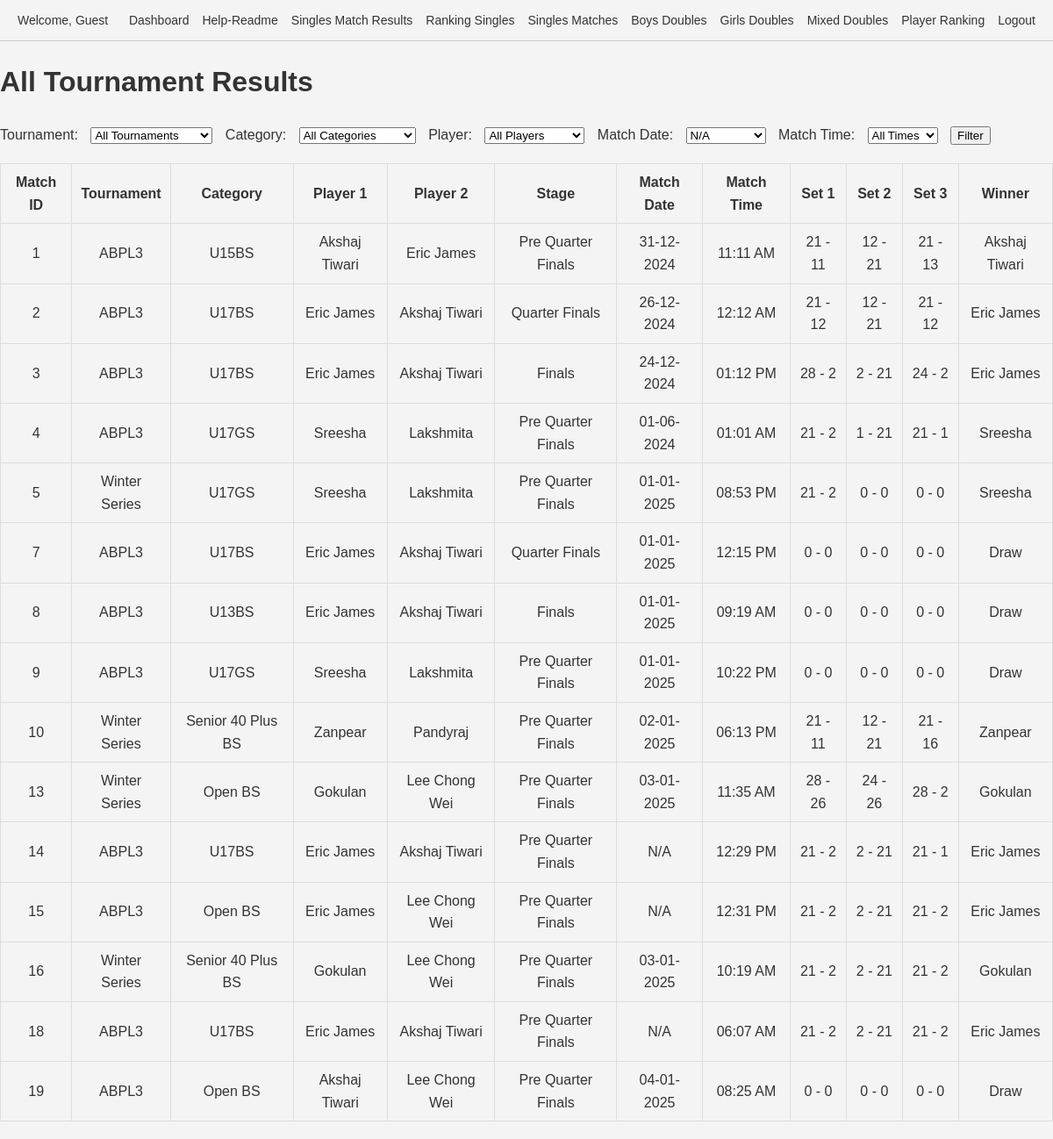
The app's page /results.php with its own data.
### tables this page shows
CREATE TABLE `matches` (
  `id` int(11) NOT NULL,
  `tournament_id` int(11) NOT NULL,
  `category_id` int(11) NOT NULL,
  `pool` enum('A','B') DEFAULT NULL,
  `player1_id` int(11) DEFAULT NULL,
  `player2_id` int(11) DEFAULT NULL,
  `pre_quarter` tinyint(1) DEFAULT 0,
  `quarter` tinyint(1) DEFAULT 0,
  `semi` tinyint(1) DEFAULT 0,
  `final` tinyint(1) DEFAULT 0,
  `set1_player1_points` int(11) DEFAULT 0,
  `set1_player2_points` int(11) DEFAULT 0,
  `set2_player1_points` int(11) DEFAULT 0,
  `set2_player2_points` int(11) DEFAULT 0,
  `set3_player1_points` int(11) DEFAULT 0,
  `set3_player2_points` int(11) DEFAULT 0,
  `created_by` int(11) DEFAULT NULL,
  `stage` varchar(22) NOT NULL,
  `match_date` date DEFAULT NULL,
  `match_time` varchar(255) NOT NULL,
  `date` date DEFAULT NULL,
  `team1_player1_id` int(11) NOT NULL DEFAULT 0,
  `team1_player2_id` int(11) NOT NULL DEFAULT 0,
  `team2_player1_id` int(11) DEFAULT 0,
  `team2_player2_id` int(11) DEFAULT 0,
  `set1_team1_points` int(11) NOT NULL DEFAULT 0,
  `set1_team2_points` int(11) DEFAULT 0,
  `set2_team1_points` int(11) DEFAULT 0,
  `set2_team2_points` int(11) DEFAULT 0,
  `set3_team1_points` int(11) DEFAULT 0,
  `set3_team2_points` int(11) DEFAULT 0,
  `player3_id` int(11) DEFAULT NULL,
  `player4_id` int(11) DEFAULT NULL,
  `deleted_at` datetime DEFAULT NULL
);

CREATE TABLE `tournaments` (
  `id` int(11) NOT NULL,
  `name` varchar(255) NOT NULL,
  `created_by` int(11) DEFAULT NULL,
  `year` int(11) NOT NULL DEFAULT year(curdate())
);

CREATE TABLE `categories` (
  `id` int(11) NOT NULL,
  `name` varchar(255) NOT NULL,
  `created_by` int(11) NOT NULL,
  `age_group` varchar(255) DEFAULT NULL,
  `sex` varchar(10) DEFAULT NULL,
  `type` enum('singles','doubles','mixed doubles') DEFAULT 'singles',
  `tournament_id` int(11) NOT NULL
);

CREATE TABLE `players` (
  `id` int(11) NOT NULL,
  `name` varchar(255) NOT NULL,
  `dob` date NOT NULL,
  `age` int(11) NOT NULL,
  `sex` enum('M','F') NOT NULL,
  `uid` varchar(100) NOT NULL,
  `created_by` int(11) DEFAULT NULL,
  `updated_at` timestamp NULL DEFAULT current_timestamp() ON UPDATE current_timestamp(),
  `category_id` int(11) DEFAULT 1
);

### results.php (the view, shortened to what this page needs)
<?php
include 'header.php';
require_once 'conn.php';
$conn = new mysqli($servername, $username, $password, $dbname);
$match_date = $_GET['match_date'] ?? '';
$dates = $conn->query("SELECT DISTINCT match_date FROM matches ORDER BY match_date");
$query = "
    SELECT
        m.id AS match_id,
        t.name AS tournament_name,
        c.name AS category_name,
        p1.name AS player1_name,
        p2.name AS player2_name,
        m.stage,
        m.match_date,
        m.match_time,
        m.set1_player1_points,
        m.set1_player2_points,
        m.set2_player1_points,
        m.set2_player2_points,
        m.set3_player1_points,
        m.set3_player2_points
    FROM matches m
    INNER JOIN tournaments t ON m.tournament_id = t.id
    INNER JOIN categories c ON m.category_id = c.id
    INNER JOIN players p1 ON m.player1_id = p1.id
    INNER JOIN players p2 ON m.player2_id = p2.id
    WHERE 1=1
";
$query .= " ORDER BY m.id";
$result = $conn->query($query);
?>
<!DOCTYPE html>
<html lang="en">
<head>
</head>
<body>
    <h1>All Tournament Results</h1>
    <form method="get">
        <label for="tournament_id">Tournament:</label>
        <select name="tournament_id" id="tournament_id">
            <option value="">All Tournaments</option>
        </select>
        <label for="category_id">Category:</label>
        <select name="category_id" id="category_id">
            <option value="">All Categories</option>
        </select>
        <label for="player_id">Player:</label>
        <select name="player_id" id="player_id">
            <option value="">All Players</option>
        </select>
        <label for="match_date">Match Date:</label>
        <select name="match_date" id="match_date">
            <?php while ($row = $dates->fetch_assoc()): ?>
                <option value="<?= $row['match_date'] ?>" <?= $match_date == $row['match_date'] ? 'selected' : '' ?>>
                    <?= $row['match_date'] ? date("d-m-Y", strtotime($row['match_date'])) : 'N/A' ?>
                </option>
            <?php endwhile; ?>
        </select>
        <label for="datetime">Match Time:</label>
        <select name="datetime" id="datetime">
            <option value="">All Times</option>
        </select>
        <button type="submit">Filter</button>
    </form>
    <?php if ($result->num_rows > 0): ?>
        <table>
            <tr>
                <th>Match ID</th>
                <th>Tournament</th>
                <th>Category</th>
                <th>Player 1</th>
                <th>Player 2</th>
                <th>Stage</th>
                <th>Match Date</th>
                <th>Match Time</th>
                <th>Set 1</th>
                <th>Set 2</th>
                <th>Set 3</th>
                <th>Winner</th>
            </tr>
            <?php while ($row = $result->fetch_assoc()):
                $p1_total = $row['set1_player1_points'] + $row['set2_player1_points'] + $row['set3_player1_points'];
                $p2_total = $row['set1_player2_points'] + $row['set2_player2_points'] + $row['set3_player2_points'];
                $winner = $p1_total > $p2_total ? $row['player1_name'] : ($p1_total < $p2_total ? $row['player2_name'] : 'Draw');
            ?>
                <tr>
                    <td><?= $row['match_id'] ?></td>
                    <td><?= $row['tournament_name'] ?></td>
                    <td><?= $row['category_name'] ?></td>
                    <td><?= $row['player1_name'] ?></td>
                    <td><?= $row['player2_name'] ?></td>
                    <td><?= $row['stage'] ?></td>
                    <td><?= $row['match_date'] ? date("d-m-Y", strtotime($row['match_date'])) : 'N/A' ?></td>
                    <td><?= $row['match_time'] ? date("h:i A", strtotime($row['match_time'])) : 'N/A' ?></td>
                    <td><?= $row['set1_player1_points'] ?> - <?= $row['set1_player2_points'] ?></td>
                    <td><?= $row['set2_player1_points'] ?> - <?= $row['set2_player2_points'] ?></td>
                    <td><?= $row['set3_player1_points'] ?> - <?= $row['set3_player2_points'] ?></td>
                    <td><?= $winner ?></td>
                </tr>
            <?php endwhile; ?>
        </table>
    <?php else: ?>
        <p>No matches found for the selected filters.</p>
    <?php endif; ?>
</body>
</html>

### header.php (style rules this page uses)
body { margin: 0; padding: 0; font-family: Arial, sans-serif; line-height: 1.5; }

### results.php (style rules this page uses)
body { font-family: Arial, sans-serif; line-height: 1.6; background-color: #f4f4f4; color: #333; margin: 0; padding: 0; }
table { width: 100%; border-collapse: collapse; margin: 20px 0; }
th, td { border: 1px solid #ddd; padding: 8px; text-align: center; }
th { background-color: #f4f4f4; }
form { margin-bottom: 20px; }
label, select, button { margin-right: 10px; }

### records on screen
matches: id "1", tournament.name "ABPL3", category.name "U15BS", player1.name "Akshaj Tiwari", player2.name "Eric James", stage "Pre Quarter Finals", match_date "31-12-2024", match_time "11:11 AM", set1_player1_points "21", set1_player2_points "11", set2_player1_points "12", set2_player2_points "21", set3_player1_points "21", set3_player2_points "13"
matches: id "2", tournament.name "ABPL3", category.name "U17BS", player1.name "Eric James", player2.name "Akshaj Tiwari", stage "Quarter Finals", match_date "26-12-2024", match_time "12:12 AM", set1_player1_points "21", set1_player2_points "12", set2_player1_points "12", set2_player2_points "21", set3_player1_points "21", set3_player2_points "12"
matches: id "3", tournament.name "ABPL3", category.name "U17BS", player1.name "Eric James", player2.name "Akshaj Tiwari", stage "Finals", match_date "24-12-2024", match_time "01:12 PM", set1_player1_points "28", set1_player2_points "2", set2_player1_points "2", set2_player2_points "21", set3_player1_points "24", set3_player2_points "2"
matches: id "4", tournament.name "ABPL3", category.name "U17GS", player1.name "Sreesha", player2.name "Lakshmita", stage "Pre Quarter Finals", match_date "01-06-2024", match_time "01:01 AM", set1_player1_points "21", set1_player2_points "2", set2_player1_points "1", set2_player2_points "21", set3_player1_points "21", set3_player2_points "1"
matches: id "5", tournament.name "Winter Series", category.name "U17GS", player1.name "Sreesha", player2.name "Lakshmita", stage "Pre Quarter Finals", match_date "01-01-2025", match_time "08:53 PM", set1_player1_points "21", set1_player2_points "2", set2_player1_points "0", set2_player2_points "0", set3_player1_points "0", set3_player2_points "0"
matches: id "7", tournament.name "ABPL3", category.name "U17BS", player1.name "Eric James", player2.name "Akshaj Tiwari", stage "Quarter Finals", match_date "01-01-2025", match_time "12:15 PM", set1_player1_points "0", set1_player2_points "0", set2_player1_points "0", set2_player2_points "0", set3_player1_points "0", set3_player2_points "0", winner "Draw"
matches: id "8", tournament.name "ABPL3", category.name "U13BS", player1.name "Eric James", player2.name "Akshaj Tiwari", stage "Finals", match_date "01-01-2025", match_time "09:19 AM", set1_player1_points "0", set1_player2_points "0", set2_player1_points "0", set2_player2_points "0", set3_player1_points "0", set3_player2_points "0", winner "Draw"
matches: id "9", tournament.name "ABPL3", category.name "U17GS", player1.name "Sreesha", player2.name "Lakshmita", stage "Pre Quarter Finals", match_date "01-01-2025", match_time "10:22 PM", set1_player1_points "0", set1_player2_points "0", set2_player1_points "0", set2_player2_points "0", set3_player1_points "0", set3_player2_points "0", winner "Draw"
matches: id "10", tournament.name "Winter Series", category.name "Senior 40 Plus BS", player1.name "Zanpear", player2.name "Pandyraj", stage "Pre Quarter Finals", match_date "02-01-2025", match_time "06:13 PM", set1_player1_points "21", set1_player2_points "11", set2_player1_points "12", set2_player2_points "21", set3_player1_points "21", set3_player2_points "16"
matches: id "13", tournament.name "Winter Series", category.name "Open BS", player1.name "Gokulan", player2.name "Lee Chong Wei", stage "Pre Quarter Finals", match_date "03-01-2025", match_time "11:35 AM", set1_player1_points "28", set1_player2_points "26", set2_player1_points "24", set2_player2_points "26", set3_player1_points "28", set3_player2_points "2"
matches: id "14", tournament.name "ABPL3", category.name "U17BS", player1.name "Eric James", player2.name "Akshaj Tiwari", stage "Pre Quarter Finals", shows "N/A", match_time "12:29 PM", set1_player1_points "21", set1_player2_points "2", set2_player1_points "2", set2_player2_points "21", set3_player1_points "21", set3_player2_points "1"
matches: id "15", tournament.name "ABPL3", category.name "Open BS", player1.name "Eric James", player2.name "Lee Chong Wei", stage "Pre Quarter Finals", shows "N/A", match_time "12:31 PM", set1_player1_points "21", set1_player2_points "2", set2_player1_points "2", set2_player2_points "21", set3_player1_points "21", set3_player2_points "2"
matches: id "16", tournament.name "Winter Series", category.name "Senior 40 Plus BS", player1.name "Gokulan", player2.name "Lee Chong Wei", stage "Pre Quarter Finals", match_date "03-01-2025", match_time "10:19 AM", set1_player1_points "21", set1_player2_points "2", set2_player1_points "2", set2_player2_points "21", set3_player1_points "21", set3_player2_points "2"
matches: id "18", tournament.name "ABPL3", category.name "U17BS", player1.name "Eric James", player2.name "Akshaj Tiwari", stage "Pre Quarter Finals", shows "N/A", match_time "06:07 AM", set1_player1_points "21", set1_player2_points "2", set2_player1_points "2", set2_player2_points "21", set3_player1_points "21", set3_player2_points "2"
matches: id "19", tournament.name "ABPL3", category.name "Open BS", player1.name "Akshaj Tiwari", player2.name "Lee Chong Wei", stage "Pre Quarter Finals", match_date "04-01-2025", match_time "08:25 AM", set1_player1_points "0", set1_player2_points "0", set2_player1_points "0", set2_player2_points "0", set3_player1_points "0", set3_player2_points "0", winner "Draw"

### other values on screen
$logged_in_user "Guest"
